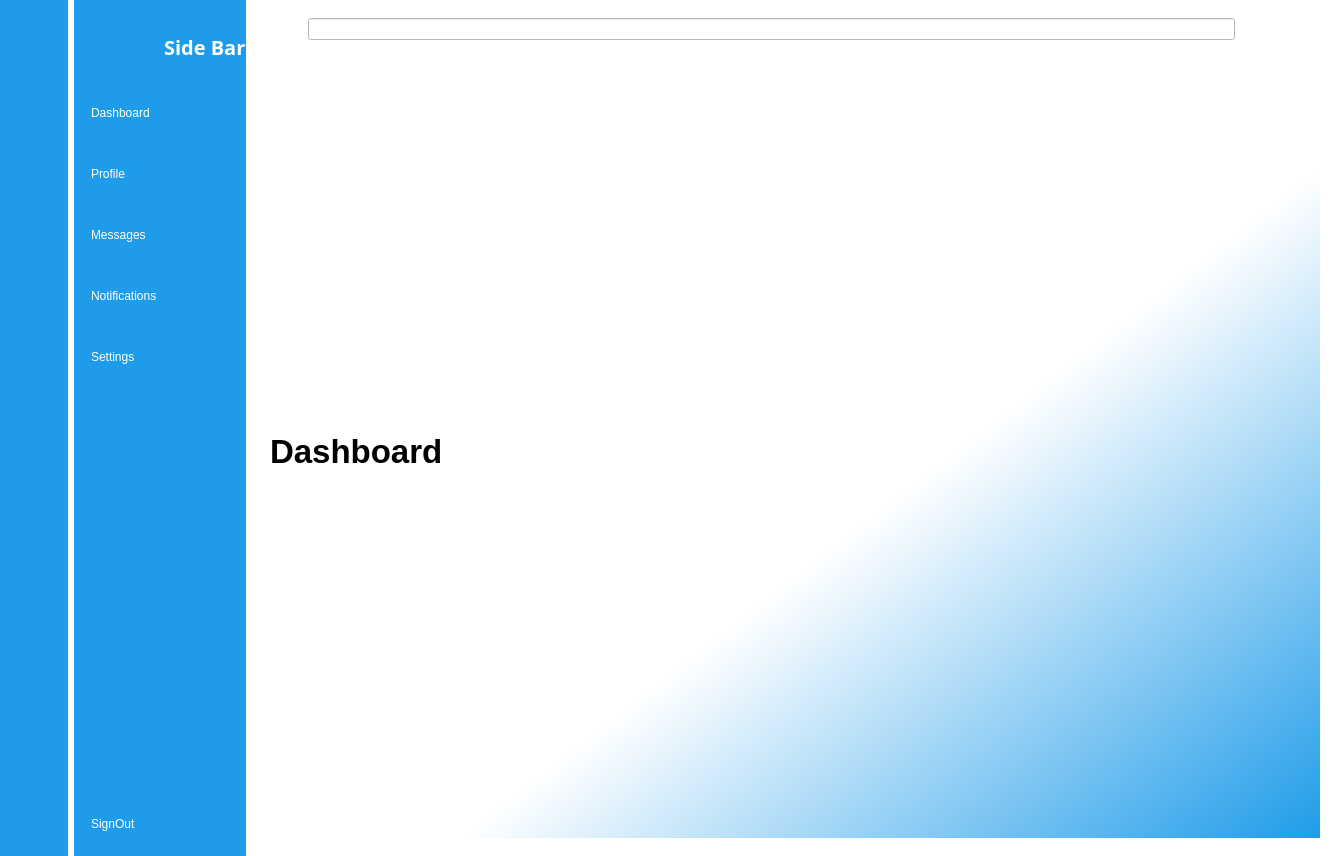
<?xml version="1.0" encoding="UTF-8"?>
<ui version="4.0">
 <class>MainWindow</class>
 <widget class="QMainWindow" name="MainWindow">
  <property name="geometry">
   <rect>
    <x>0</x>
    <y>0</y>
    <width>1338</width>
    <height>856</height>
   </rect>
  </property>
  <property name="windowTitle">
   <string>MainWindow</string>
  </property>
  <property name="styleSheet">
   <string notr="true">background-color: rgb(245, 250, 254);
background-color: rgb(255, 255, 255);</string>
  </property>
  <widget class="QWidget" name="centralwidget">
   <layout class="QGridLayout" name="gridLayout">
    <property name="leftMargin">
     <number>0</number>
    </property>
    <property name="topMargin">
     <number>0</number>
    </property>
    <property name="rightMargin">
     <number>0</number>
    </property>
    <property name="bottomMargin">
     <number>0</number>
    </property>
    <item row="0" column="0">
     <widget class="QWidget" name="Icon_Widget" native="true">
      <property name="styleSheet">
       <string notr="true">QWidget{
	background-color: rgb(31, 156, 233);
}
QPushButton{
	color:white;
	height:50px;
	border:none;
}

QPushButton:Checked{
	background-color:#f5fafe;
	color:#1f95ef;
	font-weight:bold;
	border-radius:10px;
}


</string>
      </property>
      <layout class="QVBoxLayout" name="verticalLayout_4">
       <property name="spacing">
        <number>15</number>
       </property>
       <item>
        <layout class="QHBoxLayout" name="horizontalLayout_4">
         <item>
          <widget class="QLabel" name="label">
           <property name="minimumSize">
            <size>
             <width>50</width>
             <height>60</height>
            </size>
           </property>
           <property name="maximumSize">
            <size>
             <width>65</width>
             <height>80</height>
            </size>
           </property>
           <property name="text">
            <string/>
           </property>
           <property name="pixmap">
            <pixmap resource="C:/Users/Strix/Desktop/SideMenu/Resources/resources.qrc">:/images/profile 2white.png</pixmap>
           </property>
           <property name="scaledContents">
            <bool>true</bool>
           </property>
          </widget>
         </item>
        </layout>
       </item>
       <item>
        <layout class="QVBoxLayout" name="verticalLayout_2">
         <property name="spacing">
          <number>13</number>
         </property>
         <item>
          <widget class="QPushButton" name="Dashboard_S">
           <property name="text">
            <string/>
           </property>
           <property name="icon">
            <iconset resource="C:/Users/Strix/Desktop/SideMenu/Resources/resources.qrc">
             <normaloff>:/images/dashboard white.png</normaloff>
             <normalon>:/images/dashboard Blue.png</normalon>:/images/dashboard white.png</iconset>
           </property>
           <property name="checkable">
            <bool>true</bool>
           </property>
           <property name="autoExclusive">
            <bool>true</bool>
           </property>
          </widget>
         </item>
         <item>
          <widget class="QPushButton" name="Profile_S">
           <property name="text">
            <string/>
           </property>
           <property name="icon">
            <iconset resource="C:/Users/Strix/Desktop/SideMenu/Resources/resources.qrc">
             <normaloff>:/images/user (white).png</normaloff>
             <normalon>:/images/user (blue).png</normalon>:/images/user (white).png</iconset>
           </property>
           <property name="checkable">
            <bool>true</bool>
           </property>
           <property name="autoExclusive">
            <bool>true</bool>
           </property>
          </widget>
         </item>
         <item>
          <widget class="QPushButton" name="Messages_S">
           <property name="text">
            <string/>
           </property>
           <property name="icon">
            <iconset resource="C:/Users/Strix/Desktop/SideMenu/Resources/resources.qrc">
             <normaloff>:/images/comments white.png</normaloff>
             <normalon>:/images/comments.png</normalon>:/images/comments white.png</iconset>
           </property>
           <property name="checkable">
            <bool>true</bool>
           </property>
           <property name="autoExclusive">
            <bool>true</bool>
           </property>
          </widget>
         </item>
         <item>
          <widget class="QPushButton" name="Notifications_S">
           <property name="text">
            <string/>
           </property>
           <property name="icon">
            <iconset resource="C:/Users/Strix/Desktop/SideMenu/Resources/resources.qrc">
             <normaloff>:/images/Notification white.png</normaloff>
             <normalon>:/images/Notification Blue.png</normalon>:/images/Notification white.png</iconset>
           </property>
           <property name="checkable">
            <bool>true</bool>
           </property>
           <property name="autoExclusive">
            <bool>true</bool>
           </property>
          </widget>
         </item>
         <item>
          <widget class="QPushButton" name="Settings_S">
           <property name="text">
            <string/>
           </property>
           <property name="icon">
            <iconset resource="C:/Users/Strix/Desktop/SideMenu/Resources/resources.qrc">
             <normaloff>:/images/Setting white.png</normaloff>
             <normalon>:/images/Setting Blue.png</normalon>:/images/Setting white.png</iconset>
           </property>
           <property name="checkable">
            <bool>true</bool>
           </property>
           <property name="autoExclusive">
            <bool>true</bool>
           </property>
          </widget>
         </item>
         <item>
          <spacer name="verticalSpacer">
           <property name="orientation">
            <enum>Qt::Vertical</enum>
           </property>
           <property name="sizeHint" stdset="0">
            <size>
             <width>20</width>
             <height>548</height>
            </size>
           </property>
          </spacer>
         </item>
         <item>
          <widget class="QPushButton" name="SignOut_S">
           <property name="text">
            <string/>
           </property>
           <property name="icon">
            <iconset resource="C:/Users/Strix/Desktop/SideMenu/Resources/resources.qrc">
             <normaloff>:/images/power white.png</normaloff>:/images/power white.png</iconset>
           </property>
           <property name="checkable">
            <bool>true</bool>
           </property>
          </widget>
         </item>
        </layout>
       </item>
      </layout>
     </widget>
    </item>
    <item row="0" column="1">
     <widget class="QWidget" name="Icon_Name_Widget" native="true">
      <property name="styleSheet">
       <string notr="true">QWidget{
	background-color: rgb(31, 156, 233);
}
QPushButton{
	color:white;
	text-align:left;
	height:30px;
	border:None;
	padding:8px;
	border-top-left-radius:10px;
	border-bottom-left-radius:10px;
}
QPushButton:Checked{
	background-color:#f5fafe;
	color:#1f95ef;
	font-weight:bold;
}




</string>
      </property>
      <layout class="QVBoxLayout" name="verticalLayout_3">
       <property name="rightMargin">
        <number>0</number>
       </property>
       <item>
        <layout class="QHBoxLayout" name="horizontalLayout_3">
         <item>
          <widget class="QLabel" name="label_2">
           <property name="minimumSize">
            <size>
             <width>75</width>
             <height>75</height>
            </size>
           </property>
           <property name="maximumSize">
            <size>
             <width>75</width>
             <height>75</height>
            </size>
           </property>
           <property name="text">
            <string/>
           </property>
           <property name="pixmap">
            <pixmap resource="C:/Users/Strix/Desktop/SideMenu/Resources/resources.qrc">:/images/profile 2white.png</pixmap>
           </property>
           <property name="scaledContents">
            <bool>true</bool>
           </property>
           <property name="margin">
            <number>2</number>
           </property>
          </widget>
         </item>
         <item>
          <widget class="QLabel" name="label_3">
           <property name="font">
            <font>
             <family>Bahnschrift SemiBold Condensed</family>
             <pointsize>15</pointsize>
             <weight>75</weight>
             <bold>true</bold>
            </font>
           </property>
           <property name="styleSheet">
            <string notr="true">color:White</string>
           </property>
           <property name="text">
            <string>Side Bar</string>
           </property>
           <property name="margin">
            <number>4</number>
           </property>
          </widget>
         </item>
        </layout>
       </item>
       <item>
        <layout class="QVBoxLayout" name="verticalLayout">
         <property name="spacing">
          <number>15</number>
         </property>
         <item>
          <widget class="QPushButton" name="Dashboard_B">
           <property name="text">
            <string>Dashboard</string>
           </property>
           <property name="icon">
            <iconset resource="C:/Users/Strix/Desktop/SideMenu/Resources/resources.qrc">
             <normaloff>:/images/dashboard white.png</normaloff>
             <normalon>:/images/dashboard Blue.png</normalon>:/images/dashboard white.png</iconset>
           </property>
           <property name="checkable">
            <bool>true</bool>
           </property>
           <property name="autoExclusive">
            <bool>true</bool>
           </property>
          </widget>
         </item>
         <item>
          <widget class="QPushButton" name="Profile_B">
           <property name="text">
            <string>Profile</string>
           </property>
           <property name="icon">
            <iconset resource="C:/Users/Strix/Desktop/SideMenu/Resources/resources.qrc">
             <normaloff>:/images/user (white).png</normaloff>
             <normalon>:/images/user (blue).png</normalon>:/images/user (white).png</iconset>
           </property>
           <property name="checkable">
            <bool>true</bool>
           </property>
           <property name="autoExclusive">
            <bool>true</bool>
           </property>
          </widget>
         </item>
         <item>
          <widget class="QPushButton" name="Messages_B">
           <property name="text">
            <string>Messages</string>
           </property>
           <property name="icon">
            <iconset resource="C:/Users/Strix/Desktop/SideMenu/Resources/resources.qrc">
             <normaloff>:/images/comments white.png</normaloff>
             <normalon>:/images/comments.png</normalon>:/images/comments white.png</iconset>
           </property>
           <property name="checkable">
            <bool>true</bool>
           </property>
           <property name="autoExclusive">
            <bool>true</bool>
           </property>
          </widget>
         </item>
         <item>
          <widget class="QPushButton" name="Notifications_B">
           <property name="text">
            <string>Notifications</string>
           </property>
           <property name="icon">
            <iconset resource="C:/Users/Strix/Desktop/SideMenu/Resources/resources.qrc">
             <normaloff>:/images/Notification white.png</normaloff>
             <normalon>:/images/Notification Blue.png</normalon>:/images/Notification white.png</iconset>
           </property>
           <property name="checkable">
            <bool>true</bool>
           </property>
           <property name="autoExclusive">
            <bool>true</bool>
           </property>
          </widget>
         </item>
         <item>
          <widget class="QPushButton" name="Settings_B">
           <property name="text">
            <string>Settings</string>
           </property>
           <property name="icon">
            <iconset resource="C:/Users/Strix/Desktop/SideMenu/Resources/resources.qrc">
             <normaloff>:/images/Setting white.png</normaloff>
             <normalon>:/images/Setting Blue.png</normalon>:/images/Setting white.png</iconset>
           </property>
           <property name="checkable">
            <bool>true</bool>
           </property>
           <property name="autoExclusive">
            <bool>true</bool>
           </property>
          </widget>
         </item>
         <item>
          <spacer name="verticalSpacer_2">
           <property name="orientation">
            <enum>Qt::Vertical</enum>
           </property>
           <property name="sizeHint" stdset="0">
            <size>
             <width>20</width>
             <height>548</height>
            </size>
           </property>
          </spacer>
         </item>
         <item>
          <widget class="QPushButton" name="SignOut_B">
           <property name="text">
            <string>SignOut</string>
           </property>
           <property name="icon">
            <iconset resource="C:/Users/Strix/Desktop/SideMenu/Resources/resources.qrc">
             <normaloff>:/images/power white.png</normaloff>
             <normalon>:/images/power blue.png</normalon>:/images/power white.png</iconset>
           </property>
           <property name="checkable">
            <bool>true</bool>
           </property>
          </widget>
         </item>
        </layout>
       </item>
      </layout>
     </widget>
    </item>
    <item row="0" column="2">
     <widget class="QWidget" name="widget_3" native="true">
      <property name="styleSheet">
       <string notr="true">background-color: rgb(255, 255, 255);</string>
      </property>
      <layout class="QVBoxLayout" name="verticalLayout_5">
       <item>
        <widget class="QWidget" name="Header" native="true">
         <layout class="QHBoxLayout" name="horizontalLayout_5">
          <item>
           <layout class="QHBoxLayout" name="horizontalLayout_2">
            <item>
             <widget class="QPushButton" name="Menu">
              <property name="styleSheet">
               <string notr="true">border:none;</string>
              </property>
              <property name="text">
               <string/>
              </property>
              <property name="icon">
               <iconset resource="C:/Users/Strix/Desktop/SideMenu/Resources/resources.qrc">
                <normaloff>:/images/menu-bar blue.png</normaloff>:/images/menu-bar blue.png</iconset>
              </property>
              <property name="iconSize">
               <size>
                <width>30</width>
                <height>30</height>
               </size>
              </property>
              <property name="checkable">
               <bool>true</bool>
              </property>
             </widget>
            </item>
           </layout>
          </item>
          <item>
           <widget class="QLineEdit" name="lineEdit">
            <property name="styleSheet">
             <string notr="true"/>
            </property>
           </widget>
          </item>
          <item>
           <layout class="QHBoxLayout" name="horizontalLayout">
            <property name="spacing">
             <number>15</number>
            </property>
            <item>
             <widget class="QPushButton" name="Search">
              <property name="styleSheet">
               <string notr="true">border:none;</string>
              </property>
              <property name="text">
               <string/>
              </property>
              <property name="icon">
               <iconset resource="C:/Users/Strix/Desktop/SideMenu/Resources/resources.qrc">
                <normaloff>:/images/Search Icon Blue.png</normaloff>:/images/Search Icon Blue.png</iconset>
              </property>
              <property name="iconSize">
               <size>
                <width>100</width>
                <height>20</height>
               </size>
              </property>
             </widget>
            </item>
            <item>
             <widget class="QPushButton" name="Profile">
              <property name="styleSheet">
               <string notr="true">border:none;</string>
              </property>
              <property name="text">
               <string/>
              </property>
              <property name="icon">
               <iconset resource="C:/Users/Strix/Desktop/SideMenu/Resources/resources.qrc">
                <normaloff>:/images/user (blue).png</normaloff>:/images/user (blue).png</iconset>
              </property>
              <property name="iconSize">
               <size>
                <width>30</width>
                <height>20</height>
               </size>
              </property>
             </widget>
            </item>
           </layout>
          </item>
         </layout>
        </widget>
       </item>
       <item>
        <widget class="QStackedWidget" name="stackedWidget">
         <property name="styleSheet">
          <string notr="true">background-color: qlineargradient(spread:pad, x1:1, y1:1, x2:0.567, y2:0.590545, stop:0 rgba(31, 156, 233, 255), stop:1 rgba(255, 255, 255, 255));
background-color: rgb(255, 255, 255);
</string>
         </property>
         <property name="currentIndex">
          <number>0</number>
         </property>
         <widget class="QWidget" name="Dashboard_Page">
          <property name="styleSheet">
           <string notr="true"/>
          </property>
          <layout class="QHBoxLayout" name="horizontalLayout_7">
           <item>
            <widget class="QLabel" name="label_4">
             <property name="font">
              <font>
               <pointsize>25</pointsize>
               <weight>75</weight>
               <bold>true</bold>
              </font>
             </property>
             <property name="styleSheet">
              <string notr="true">background-color: qlineargradient(spread:pad, x1:1, y1:1, x2:0.567, y2:0.590545, stop:0 rgba(31, 156, 233, 255), stop:1 rgba(255, 255, 255, 255));
</string>
             </property>
             <property name="text">
              <string>Dashboard</string>
             </property>
            </widget>
           </item>
          </layout>
         </widget>
         <widget class="QWidget" name="Profile_Page">
          <layout class="QHBoxLayout" name="horizontalLayout_8">
           <item>
            <widget class="QLabel" name="label_5">
             <property name="font">
              <font>
               <pointsize>25</pointsize>
               <weight>75</weight>
               <bold>true</bold>
              </font>
             </property>
             <property name="styleSheet">
              <string notr="true">background-color: qlineargradient(spread:pad, x1:1, y1:1, x2:0.567, y2:0.590545, stop:0 rgba(31, 156, 233, 255), stop:1 rgba(255, 255, 255, 255));
</string>
             </property>
             <property name="text">
              <string>Profile</string>
             </property>
            </widget>
           </item>
          </layout>
         </widget>
         <widget class="QWidget" name="Messages_Page">
          <layout class="QHBoxLayout" name="horizontalLayout_9">
           <item>
            <widget class="QLabel" name="label_6">
             <property name="font">
              <font>
               <pointsize>25</pointsize>
               <weight>75</weight>
               <bold>true</bold>
              </font>
             </property>
             <property name="styleSheet">
              <string notr="true">background-color: qlineargradient(spread:pad, x1:1, y1:1, x2:0.567, y2:0.590545, stop:0 rgba(31, 156, 233, 255), stop:1 rgba(255, 255, 255, 255));
</string>
             </property>
             <property name="text">
              <string>Messages</string>
             </property>
            </widget>
           </item>
          </layout>
         </widget>
         <widget class="QWidget" name="Notifications_Page">
          <layout class="QVBoxLayout" name="verticalLayout_6">
           <item>
            <widget class="QLabel" name="label_7">
             <property name="font">
              <font>
               <pointsize>25</pointsize>
               <weight>75</weight>
               <bold>true</bold>
              </font>
             </property>
             <property name="styleSheet">
              <string notr="true">background-color: qlineargradient(spread:pad, x1:1, y1:1, x2:0.567, y2:0.590545, stop:0 rgba(31, 156, 233, 255), stop:1 rgba(255, 255, 255, 255));
</string>
             </property>
             <property name="text">
              <string>Notifications</string>
             </property>
            </widget>
           </item>
          </layout>
         </widget>
         <widget class="QWidget" name="Settings_Page">
          <layout class="QHBoxLayout" name="horizontalLayout_6">
           <item>
            <widget class="QLabel" name="label_8">
             <property name="font">
              <font>
               <pointsize>25</pointsize>
               <weight>75</weight>
               <bold>true</bold>
              </font>
             </property>
             <property name="styleSheet">
              <string notr="true">background-color: qlineargradient(spread:pad, x1:1, y1:1, x2:0.567, y2:0.590545, stop:0 rgba(31, 156, 233, 255), stop:1 rgba(255, 255, 255, 255));
</string>
             </property>
             <property name="text">
              <string>Settings</string>
             </property>
            </widget>
           </item>
          </layout>
         </widget>
        </widget>
       </item>
      </layout>
     </widget>
    </item>
   </layout>
  </widget>
 </widget>
 <resources>
  <include location="C:/Users/Strix/Desktop/SideMenu/Resources/resources.qrc"/>
 </resources>
 <connections>
  <connection>
   <sender>Menu</sender>
   <signal>toggled(bool)</signal>
   <receiver>Icon_Widget</receiver>
   <slot>setHidden(bool)</slot>
   <hints>
    <hint type="sourcelabel">
     <x>328</x>
     <y>52</y>
    </hint>
    <hint type="destinationlabel">
     <x>81</x>
     <y>468</y>
    </hint>
   </hints>
  </connection>
  <connection>
   <sender>Menu</sender>
   <signal>toggled(bool)</signal>
   <receiver>Icon_Name_Widget</receiver>
   <slot>setVisible(bool)</slot>
   <hints>
    <hint type="sourcelabel">
     <x>331</x>
     <y>47</y>
    </hint>
    <hint type="destinationlabel">
     <x>267</x>
     <y>524</y>
    </hint>
   </hints>
  </connection>
  <connection>
   <sender>Settings_S</sender>
   <signal>toggled(bool)</signal>
   <receiver>Settings_B</receiver>
   <slot>setChecked(bool)</slot>
   <hints>
    <hint type="sourcelabel">
     <x>43</x>
     <y>364</y>
    </hint>
    <hint type="destinationlabel">
     <x>141</x>
     <y>363</y>
    </hint>
   </hints>
  </connection>
  <connection>
   <sender>Notifications_S</sender>
   <signal>toggled(bool)</signal>
   <receiver>Notifications_B</receiver>
   <slot>setChecked(bool)</slot>
   <hints>
    <hint type="sourcelabel">
     <x>63</x>
     <y>302</y>
    </hint>
    <hint type="destinationlabel">
     <x>151</x>
     <y>308</y>
    </hint>
   </hints>
  </connection>
  <connection>
   <sender>Messages_S</sender>
   <signal>toggled(bool)</signal>
   <receiver>Messages_B</receiver>
   <slot>setChecked(bool)</slot>
   <hints>
    <hint type="sourcelabel">
     <x>64</x>
     <y>249</y>
    </hint>
    <hint type="destinationlabel">
     <x>157</x>
     <y>252</y>
    </hint>
   </hints>
  </connection>
  <connection>
   <sender>Profile_S</sender>
   <signal>toggled(bool)</signal>
   <receiver>Profile_B</receiver>
   <slot>setChecked(bool)</slot>
   <hints>
    <hint type="sourcelabel">
     <x>45</x>
     <y>168</y>
    </hint>
    <hint type="destinationlabel">
     <x>180</x>
     <y>168</y>
    </hint>
   </hints>
  </connection>
  <connection>
   <sender>Dashboard_S</sender>
   <signal>toggled(bool)</signal>
   <receiver>Dashboard_B</receiver>
   <slot>setChecked(bool)</slot>
   <hints>
    <hint type="sourcelabel">
     <x>48</x>
     <y>119</y>
    </hint>
    <hint type="destinationlabel">
     <x>204</x>
     <y>126</y>
    </hint>
   </hints>
  </connection>
  <connection>
   <sender>SignOut_S</sender>
   <signal>toggled(bool)</signal>
   <receiver>SignOut_B</receiver>
   <slot>setChecked(bool)</slot>
   <hints>
    <hint type="sourcelabel">
     <x>50</x>
     <y>824</y>
    </hint>
    <hint type="destinationlabel">
     <x>162</x>
     <y>827</y>
    </hint>
   </hints>
  </connection>
  <connection>
   <sender>Dashboard_B</sender>
   <signal>toggled(bool)</signal>
   <receiver>Dashboard_S</receiver>
   <slot>setChecked(bool)</slot>
   <hints>
    <hint type="sourcelabel">
     <x>131</x>
     <y>102</y>
    </hint>
    <hint type="destinationlabel">
     <x>60</x>
     <y>95</y>
    </hint>
   </hints>
  </connection>
  <connection>
   <sender>Profile_B</sender>
   <signal>toggled(bool)</signal>
   <receiver>Profile_S</receiver>
   <slot>setChecked(bool)</slot>
   <hints>
    <hint type="sourcelabel">
     <x>119</x>
     <y>192</y>
    </hint>
    <hint type="destinationlabel">
     <x>61</x>
     <y>188</y>
    </hint>
   </hints>
  </connection>
  <connection>
   <sender>Messages_B</sender>
   <signal>toggled(bool)</signal>
   <receiver>Messages_S</receiver>
   <slot>setChecked(bool)</slot>
   <hints>
    <hint type="sourcelabel">
     <x>120</x>
     <y>228</y>
    </hint>
    <hint type="destinationlabel">
     <x>42</x>
     <y>222</y>
    </hint>
   </hints>
  </connection>
  <connection>
   <sender>Notifications_B</sender>
   <signal>toggled(bool)</signal>
   <receiver>Notifications_S</receiver>
   <slot>setChecked(bool)</slot>
   <hints>
    <hint type="sourcelabel">
     <x>116</x>
     <y>286</y>
    </hint>
    <hint type="destinationlabel">
     <x>67</x>
     <y>281</y>
    </hint>
   </hints>
  </connection>
  <connection>
   <sender>Settings_B</sender>
   <signal>toggled(bool)</signal>
   <receiver>Settings_S</receiver>
   <slot>setChecked(bool)</slot>
   <hints>
    <hint type="sourcelabel">
     <x>190</x>
     <y>348</y>
    </hint>
    <hint type="destinationlabel">
     <x>58</x>
     <y>344</y>
    </hint>
   </hints>
  </connection>
  <connection>
   <sender>SignOut_B</sender>
   <signal>toggled(bool)</signal>
   <receiver>SignOut_S</receiver>
   <slot>setChecked(bool)</slot>
   <hints>
    <hint type="sourcelabel">
     <x>153</x>
     <y>801</y>
    </hint>
    <hint type="destinationlabel">
     <x>54</x>
     <y>795</y>
    </hint>
   </hints>
  </connection>
  <connection>
   <sender>SignOut_B</sender>
   <signal>toggled(bool)</signal>
   <receiver>MainWindow</receiver>
   <slot>close()</slot>
   <hints>
    <hint type="sourcelabel">
     <x>249</x>
     <y>817</y>
    </hint>
    <hint type="destinationlabel">
     <x>242</x>
     <y>899</y>
    </hint>
   </hints>
  </connection>
  <connection>
   <sender>SignOut_S</sender>
   <signal>toggled(bool)</signal>
   <receiver>MainWindow</receiver>
   <slot>close()</slot>
   <hints>
    <hint type="sourcelabel">
     <x>63</x>
     <y>841</y>
    </hint>
    <hint type="destinationlabel">
     <x>57</x>
     <y>901</y>
    </hint>
   </hints>
  </connection>
 </connections>
</ui>
